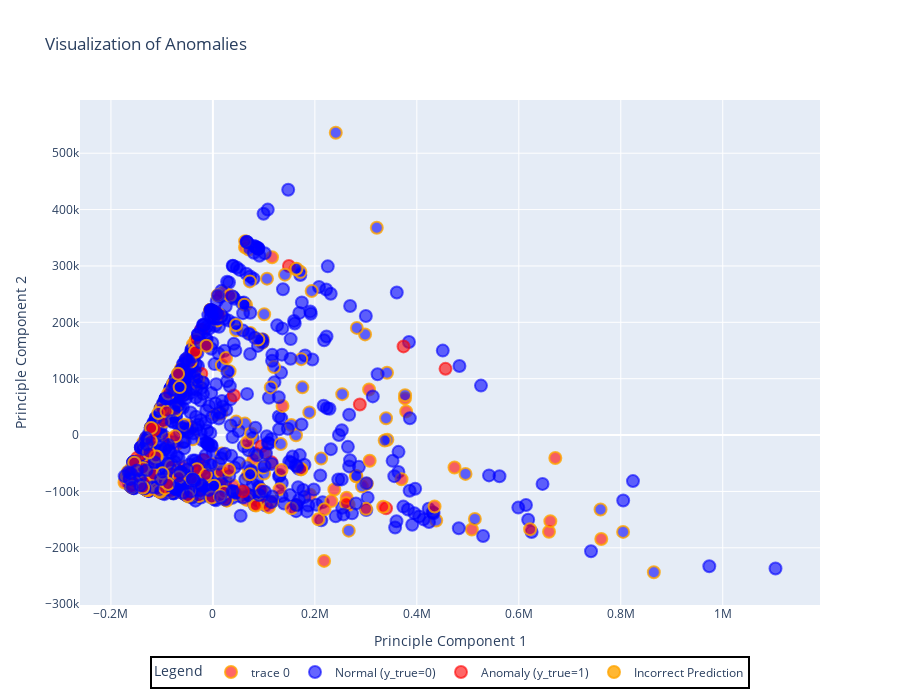

Notebook source saved alongside this figure:
### Code cell
visualizer = DataVisualization(data=X_test, plot_technique='plot_anomaly', dim_reduction_technique='PCA', y_true=true, y_pred=pred,subset_size_percent=0.2)
visualizer.fit()
visualizer.show()

### Figure 1 — Plotly figure (JSON) as saved in the notebook; plotly's stock layout.template omitted (floating-point values rounded to 4 significant figures; data arrays with more than 128 entries replaced by an {"elided": "..."} marker saying what was removed)
{"data": [{"hoverinfo": "text", "marker": {"color": {"elided": "1200 str values"}, "line": {"color": {"elided": "1200 str values"}, "width": 2}, "size": 12}, "mode": "markers", "text": {"elided": "1200 str values"}, "type": "scatter", "x": {"elided": "1200 float values"}, "y": {"elided": "1200 float values"}}, {"marker": {"color": "rgba(0, 0, 255, 0.6)", "line": {"color": "rgba(0, 0, 255, 0.6)", "width": 2}, "size": 12}, "mode": "markers", "name": "Normal (y_true=0)", "showlegend": true, "type": "scatter", "x": [null], "y": [null]}, {"marker": {"color": "rgba(255, 0, 0, 0.6)", "line": {"color": "rgba(255, 0, 0, 0.6)", "width": 2}, "size": 12}, "mode": "markers", "name": "Anomaly (y_true=1)", "showlegend": true, "type": "scatter", "x": [null], "y": [null]}, {"marker": {"color": "rgba(255, 165, 0, 0.8)", "line": {"color": "rgba(255, 165, 0, 0.8)", "width": 2}, "size": 12}, "mode": "markers", "name": "Incorrect Prediction", "showlegend": true, "type": "scatter", "x": [null], "y": [null]}], "layout": {"height": 700, "legend": {"bordercolor": "Black", "borderwidth": 2, "font": {"size": 12}, "itemsizing": "constant", "orientation": "h", "title": {"text": "Legend"}, "x": 0.5, "xanchor": "center"}, "showlegend": true, "title": {"text": "Visualization of Anomalies"}, "width": 900, "xaxis": {"title": {"text": "Principle Component 1"}}, "yaxis": {"title": {"text": "Principle Component 2"}}}}
